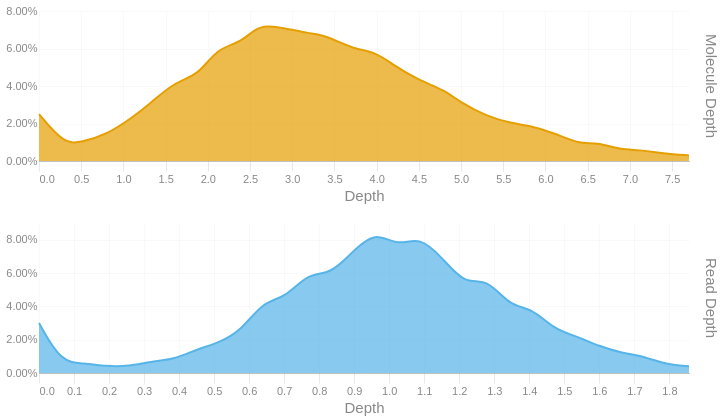

Source (notebook cell):
### Code cell
readdep = depth_hist(tb['Read Depth'], q99, 3)
readdep = readdep.with_columns(pl.lit('Read Depth').alias('Metric'))
if not SKIPLR:
    moldep = depth_hist(tb['Molecule Depth'], mol_q99, 1)
    moldep = moldep.with_columns(pl.lit('Molecule Depth').alias('Metric'))
    _hist = pl.concat([readdep, moldep])
    _hist = _hist.filter(pl.col('Proportion') != 0)
    with SafeRender(_hist):
        (
            alt.Chart(_hist)        
            .mark_area(interpolate = "basis")
            .encode(
                x=alt.X('Bin:Q').scale(domainMin=0).axis(alt.Axis(title='Depth')),
                y = alt.Y('Proportion:Q', title = None).axis(format = '.2%'),
                color = alt.Color('Metric:N').legend(None),
                row = alt.Row("Metric:N").header(title = None, labelOrient = 'right'),
                tooltip = [
                    alt.Tooltip("Metric:N", title = "Metric"),
                    alt.Tooltip('Interval:N', title = "Depth Interval"),
                    alt.Tooltip('Proportion:Q', title = "% Alignments").format('.2%')
                ]
            )
            .resolve_scale(x='independent', y='independent')
            .properties(
                height = 150, width = 650,
                usermeta={'embedOptions': {'downloadFileName': f'{samplename}.depth.hist'}}
            )
        ).display()
else:
    readdep = readdep.filter(pl.col('Proportion') != 0)
    with SafeRender(readdep):
        (
            alt.Chart(readdep)        
            .mark_area(interpolate = "basis")
            .encode(
                x=alt.X('Bin:Q').scale(domainMin=0).axis(alt.Axis(title='Depth')),
                y = alt.Y('Proportion:Q', title = None).axis(format = '.2%'),
                tooltip = [
                    alt.Tooltip('Interval:N', title = "Depth Interval"),
                    alt.Tooltip('Proportion:Q', title = "% Alignments").format('.2%')
                ]
            )
            .properties(
                usermeta={'embedOptions': {'downloadFileName': f'{samplename}.depth.hist'}}
            )
        ).display()

### Figure 1 — Vega-Lite specification as saved in the notebook (floating-point values rounded to 4 significant figures)
{"width": 650, "height": 150, "config": {"title": {"anchor": "start", "dy": -15, "fontSize": 18, "color": "#888888", "subtitleColor": "#888888", "subtitleFontSize": 14}, "arc": {"fill": "#0072B2"}, "axis": {"domainColor": "#888888", "domainWidth": 0.5, "gridWidth": 0.2, "grid": false, "titleFontWeight": 400, "titleFontSize": 15, "labelFontSize": 11, "labelColor": "#888888", "tickColor": "#888888", "tickWidth": 0.2, "titleColor": "#888888"}, "axisBand": {"grid": false}, "axisX": {"grid": true, "tickSize": 10, "domainCap": "round"}, "axisY": {"domain": false, "grid": true, "tickSize": 0, "domainCap": "round"}, "background": "transparent", "header": {"labelFontSize": 15, "labelColor": "#888888", "titleFontSize": 15, "titleFontWeight": 600, "titleColor": "#888888"}, "legend": {"labelFont": "sans-serif", "labelFontSize": 12, "labelColor": "#888888", "symbolSize": 100, "symbolType": "circle", "titleFontSize": 12, "titlePadding": 10, "titleColor": "#888888", "title": null}, "range": {"category": ["#E69F00", "#56B4E9", "#009E73", "#F0E442", "#0072B2", "#D55E00", "#CC79A7", "#000000"], "diverging": ["#cfe8f3", "#a2d4ec", "#73bfe2", "#46abdb", "#1696d2", "#12719e"]}, "area": {"fill": "#0072B2", "fillOpacity": 0.7, "line": true, "strokeOpacity": 0.7}, "line": {"color": "#0072B2", "stroke": "#0072B2", "strokeWidth": 2}, "trail": {"color": "#0072B2", "stroke": "#0072B2", "strokeWidth": 0, "size": 1}, "point": {"filled": true, "fillOpacity": 1.0, "size": 95}, "text": {"color": "#888888", "fontSize": 11, "align": "right", "fontWeight": 400, "size": 11}, "bar": {"fill": "#0072B2", "stroke": null}, "view": {"stroke": null, "continuousWidth": 660, "continuousHeight": 400}}, "data": {"name": "data-f71d5d5d6f4045ed3eaaa7eeb310097c"}, "mark": {"type": "area", "interpolate": "basis"}, "encoding": {"color": {"field": "Metric", "legend": null, "type": "nominal"}, "row": {"field": "Metric", "header": {"title": null, "labelOrient": "right"}, "type": "nominal"}, "tooltip": [{"field": "Metric", "title": "Metric", "type": "nominal"}, {"field": "Interval", "title": "Depth Interval", "type": "nominal"}, {"field": "Proportion", "format": ".2%", "title": "% Alignments", "type": "quantitative"}], "x": {"axis": {"title": "Depth"}, "field": "Bin", "scale": {"domainMin": 0}, "type": "quantitative"}, "y": {"axis": {"format": ".2%"}, "field": "Proportion", "title": null, "type": "quantitative"}}, "resolve": {"scale": {"x": "independent", "y": "independent"}}, "usermeta": {"embedOptions": {"downloadFileName": "S1_Musquodoboit_004.depth.hist"}}, "$schema": "https://vega.github.io/schema/vega-lite/v6.1.0.json", "datasets": {"data-f71d5d5d6f4045ed3eaaa7eeb310097c": [{"Bin": 0.0, "Interval": "0.0-0.064", "Proportion": 0.03, "Metric": "Read Depth"}, {"Bin": 0.064, "Interval": "0.064-0.128", "Proportion": 0.006, "Metric": "Read Depth"}, {"Bin": 0.128, "Interval": "0.128-0.192", "Proportion": 0.006, "Metric": "Read Depth"}, {"Bin": 0.192, "Interval": "0.192-0.256", "Proportion": 0.004, "Metric": "Read Depth"}, {"Bin": 0.256, "Interval": "0.256-0.32", "Proportion": 0.004, "Metric": "Read Depth"}, {"Bin": 0.32, "Interval": "0.32-0.384", "Proportion": 0.007, "Metric": "Read Depth"}, {"Bin": 0.384, "Interval": "0.384-0.448", "Proportion": 0.008, "Metric": "Read Depth"}, {"Bin": 0.448, "Interval": "0.448-0.512", "Proportion": 0.014, "Metric": "Read Depth"}, {"Bin": 0.512, "Interval": "0.512-0.576", "Proportion": 0.018, "Metric": "Read Depth"}, {"Bin": 0.576, "Interval": "0.576-0.64", "Proportion": 0.025, "Metric": "Read Depth"}, {"Bin": 0.64, "Interval": "0.64-0.704", "Proportion": 0.043, "Metric": "Read Depth"}, {"Bin": 0.704, "Interval": "0.704-0.768", "Proportion": 0.045, "Metric": "Read Depth"}, {"Bin": 0.768, "Interval": "0.768-0.832", "Proportion": 0.06, "Metric": "Read Depth"}, {"Bin": 0.832, "Interval": "0.832-0.896", "Proportion": 0.059, "Metric": "Read Depth"}, {"Bin": 0.896, "Interval": "0.896-0.96", "Proportion": 0.073, "Metric": "Read Depth"}, {"Bin": 0.96, "Interval": "0.96-1.024", "Proportion": 0.085, "Metric": "Read Depth"}, {"Bin": 1.024, "Interval": "1.024-1.088", "Proportion": 0.076, "Metric": "Read Depth"}, {"Bin": 1.088, "Interval": "1.088-1.152", "Proportion": 0.082, "Metric": "Read Depth"}, {"Bin": 1.152, "Interval": "1.152-1.216", "Proportion": 0.069, "Metric": "Read Depth"}, {"Bin": 1.216, "Interval": "1.216-1.28", "Proportion": 0.053, "Metric": "Read Depth"}, {"Bin": 1.28, "Interval": "1.28-1.344", "Proportion": 0.057, "Metric": "Read Depth"}, {"Bin": 1.344, "Interval": "1.344-1.408", "Proportion": 0.04, "Metric": "Read Depth"}, {"Bin": 1.408, "Interval": "1.408-1.472", "Proportion": 0.039, "Metric": "Read Depth"}, {"Bin": 1.472, "Interval": "1.472-1.536", "Proportion": 0.026, "Metric": "Read Depth"}, {"Bin": 1.536, "Interval": "1.536-1.6", "Proportion": 0.022, "Metric": "Read Depth"}, {"Bin": 1.6, "Interval": "1.6-1.664", "Proportion": 0.016, "Metric": "Read Depth"}, {"Bin": 1.664, "Interval": "1.664-1.728", "Proportion": 0.012, "Metric": "Read Depth"}, {"Bin": 1.728, "Interval": "1.728-1.792", "Proportion": 0.01, "Metric": "Read Depth"}, {"Bin": 1.792, "Interval": "1.792-1.856", "Proportion": 0.005, "Metric": "Read Depth"}, {"Bin": 1.856, "Interval": "1.856-1.92", "Proportion": 0.004, "Metric": "Read Depth"}, {"Bin": 0.0, "Interval": "0.0-0.3", "Proportion": 0.025, "Metric": "Molecule Depth"}, {"Bin": 0.3, "Interval": "0.3-0.5", "Proportion": 0.009, "Metric": "Molecule Depth"}, {"Bin": 0.5, "Interval": "0.5-0.8", "Proportion": 0.01, "Metric": "Molecule Depth"}, {"Bin": 0.8, "Interval": "0.8-1.1", "Proportion": 0.014, "Metric": "Molecule Depth"}, {"Bin": 1.1, "Interval": "1.1-1.3", "Proportion": 0.023, "Metric": "Molecule Depth"}, {"Bin": 1.3, "Interval": "1.3-1.6", "Proportion": 0.03, "Metric": "Molecule Depth"}, {"Bin": 1.6, "Interval": "1.6-1.9", "Proportion": 0.042, "Metric": "Molecule Depth"}, {"Bin": 1.9, "Interval": "1.9-2.1", "Proportion": 0.046, "Metric": "Molecule Depth"}, {"Bin": 2.1, "Interval": "2.1-2.4", "Proportion": 0.06, "Metric": "Molecule Depth"}, {"Bin": 2.4, "Interval": "2.4-2.6", "Proportion": 0.063, "Metric": "Molecule Depth"}, {"Bin": 2.6, "Interval": "2.6-2.9", "Proportion": 0.073, "Metric": "Molecule Depth"}, {"Bin": 2.9, "Interval": "2.9-3.2", "Proportion": 0.071, "Metric": "Molecule Depth"}, {"Bin": 3.2, "Interval": "3.2-3.4", "Proportion": 0.068, "Metric": "Molecule Depth"}, {"Bin": 3.4, "Interval": "3.4-3.7", "Proportion": 0.067, "Metric": "Molecule Depth"}, {"Bin": 3.7, "Interval": "3.7-4.0", "Proportion": 0.06, "Metric": "Molecule Depth"}, {"Bin": 4.0, "Interval": "4.0-4.2", "Proportion": 0.058, "Metric": "Molecule Depth"}, {"Bin": 4.2, "Interval": "4.2-4.5", "Proportion": 0.051, "Metric": "Molecule Depth"}, {"Bin": 4.5, "Interval": "4.5-4.8", "Proportion": 0.043, "Metric": "Molecule Depth"}, {"Bin": 4.8, "Interval": "4.8-5.0", "Proportion": 0.038, "Metric": "Molecule Depth"}, {"Bin": 5.0, "Interval": "5.0-5.3", "Proportion": 0.031, "Metric": "Molecule Depth"}, {"Bin": 5.3, "Interval": "5.3-5.6", "Proportion": 0.024, "Metric": "Molecule Depth"}, {"Bin": 5.6, "Interval": "5.6-5.8", "Proportion": 0.02, "Metric": "Molecule Depth"}, {"Bin": 5.8, "Interval": "5.8-6.1", "Proportion": 0.019, "Metric": "Molecule Depth"}, {"Bin": 6.1, "Interval": "6.1-6.4", "Proportion": 0.015, "Metric": "Molecule Depth"}, {"Bin": 6.4, "Interval": "6.4-6.6", "Proportion": 0.009, "Metric": "Molecule Depth"}, {"Bin": 6.6, "Interval": "6.6-6.9", "Proportion": 0.01, "Metric": "Molecule Depth"}, {"Bin": 6.9, "Interval": "6.9-7.1", "Proportion": 0.006, "Metric": "Molecule Depth"}, {"Bin": 7.1, "Interval": "7.1-7.4", "Proportion": 0.006, "Metric": "Molecule Depth"}, {"Bin": 7.4, "Interval": "7.4-7.7", "Proportion": 0.004, "Metric": "Molecule Depth"}, {"Bin": 7.7, "Interval": "7.7-7.94", "Proportion": 0.003, "Metric": "Molecule Depth"}]}}
